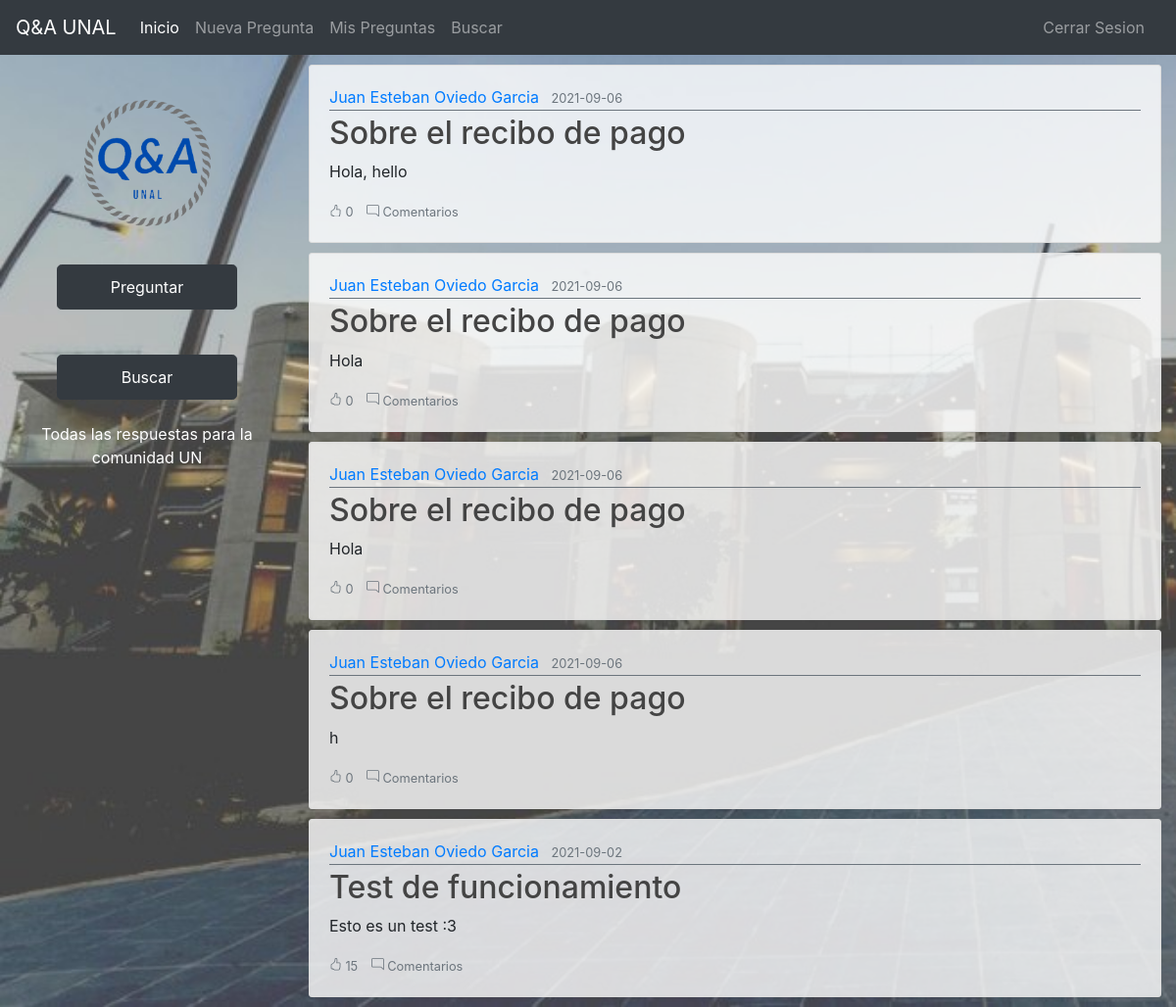
Page /usuario/preguntas (signed in) on the committed database.
### qaunal/models.py (models this page shows, shortened)
class Pregunta(db.Model):
    id = db.Column(db.Integer, primary_key=True)
    titulo = db.Column(db.String(200), nullable=False)
    date_created = db.Column(
        db.DateTime, nullable=False, default=datetime.utcnow)
    contenido = db.Column(db.Text, nullable=False)
    etiquetas = db.Column(db.String())
    resuelta = db.Column(db.Boolean(), nullable=False)
    likes = db.Column(db.Integer, nullable=False)
    user_id = db.Column(db.Integer, db.ForeignKey('user.id'), nullable=False)
    comentarios = db.relationship(
        'Comentario', backref='pregunta', lazy=True, cascade='all, delete')

class User(db.Model, UserMixin):
    id = db.Column(db.Integer, primary_key=True)
    nombre = db.Column(db.String(100), nullable=False)
    email = db.Column(db.String(100), unique=True, nullable=False)
    profilepic = db.Column(db.String(20), nullable=False,
                           default='default.jpg')
    password = db.Column(db.String(60), nullable=False)
    preguntas = db.relationship(
        'Pregunta', backref='autor', lazy=True, cascade='all, delete')
    comentarios = db.relationship('Comentario', backref='autor', lazy=True, cascade='all, delete')

### qaunal/routes.py (the view)
@app.route('/usuario/preguntas')
@login_required
def misPreguntas():
    page = request.args.get('page', default=1, type=int)
    user = User.query.filter_by(id=current_user.id).first_or_404()
    preguntas = Pregunta.query.filter_by(user_id=user.id)\
        .order_by(Pregunta.date_created.desc())\
        .paginate(page=page, per_page=5)
    print(preguntas)
    print(preguntas)
    return render_template('userQuestions.html', titulo='Inicio', preguntas=preguntas)

### qaunal/models.py (called while the page is built)
@login_manager.user_loader
def load_user(user_id):
    return User.query.get(int(user_id))

### qaunal/templates/userQuestions.html (shortened to what this page needs)
{% extends "base.html" %}
{% block content %}
{% for userQuestion in preguntas.items %}
<article class="media content-section">
    <div class="media-body">
        <div class="article-metadata border-secondary">
            <a class="mr-2" href="#">{{ userQuestion.autor.nombre }}</a>
            <small class="text-muted">{{ userQuestion.date_created.strftime('%Y-%m-%d') }}</small>
        </div>
        <h2>
            <a class="article-title" href="{{ url_for('pregunta', preg_id=userQuestion.id) }}">{{
                userQuestion.titulo }}</a>
        </h2>
        <p class="article-content">{{ userQuestion.contenido }}</p>
        <small class="text-muted">
            {{ userQuestion.likes }}
        </small>
        <small class="text-muted" id="com" href="{{ url_for('postComentario', preg_id=userQuestion.id) }}">
            Comentarios
        </small>
    </div>
</article>
{% endfor %}
{% endblock content %}

### qaunal/templates/base.html (shortened to what this page needs)
<!DOCTYPE html>
<html>
  <head>
    <link
      rel="stylesheet"
      href="https://maxcdn.bootstrapcdn.com/bootstrap/4.0.0/css/bootstrap.min.css"
    />
    <link
      rel="stylesheet"
      href="{{ url_for('static', filename='main.css') }}"
      type="text/css"
    />
  </head>
  <body>
    <header class="site-header">
      <nav class="navbar navbar-expand-lg navbar-dark bg-dark">
        <a class="navbar-brand" href="{{ url_for('dashboardPrincipal') }}"
          >Q&A UNAL</a
        >
        <div class="collapse navbar-collapse" id="navbarSupportedContent">
          <ul class="navbar-nav mr-auto">
            <li class="nav-item active">
              <a class="nav-link" href="{{ url_for('dashboardPrincipal') }}"
                >Inicio
              </a>
            </li>
            <li class="nav-item">
              <a class="nav-link" href="{{ url_for('nuevaPregunta') }}"
                >Nueva Pregunta</a
              >
            </li>
            <li class="nav-item">
              <a class="nav-link" href="{{ url_for('misPreguntas') }}"
                >Mis Preguntas</a
              >
            </li>
            <li class="nav-item">
              <a class="nav-link" href="{{ url_for('busqueda') }}">Buscar</a>
            </li>
          </ul>
          {% if current_user.is_authenticated %}
          <ul class="navbar-nav ml-auto mr-2">
            <li class="nav-item">
              <a class="nav-item nav-link" href="{{ url_for('cerrarSesion') }}"
                >Cerrar Sesion</a
              >
            </li>
          </ul>
          {% endif %}
        </div>
      </nav>
    </header>
    <main role="main" class="container-fluid">
      <div class="row">
        <div class="col-md-3">
          <div class="content-section" id="aside">
            <section class="main-logo">
              <img
                src="{{ url_for('static', filename='img/logo.png') }}"
                alt=""
              />
            </section>
            <section class="main-buttons">
              <a
                href="{{ url_for('nuevaPregunta') }}"
                class="btn btn-dark btn-lg active"
                role="button"
                aria-pressed="true"
                >Preguntar</a
              >
              <a
                href="{{ url_for('busqueda') }}"
                class="btn btn-dark btn-lg active"
                role="button"
                aria-pressed="true"
                >Buscar</a
              >
            </section>
            <section class="main-text">
              <p>Todas las respuestas para la comunidad UN</p>
            </section>
          </div>
        </div>
        <div class="col-md-9">
           {% block content %}{% endblock
          %}
        </div>
      </div>
    </main>
  </body>
</html>

### qaunal/static/main.css (style rules this page uses)
.content-section { background: rgba(255, 255, 255, 0.8); padding: 20px 20px; border: 1px solid #dddddd; border-radius: 3px; margin: 10px 0px; }
.article-title { color: #444444; }
.article-content { white-space: pre-line; }
.article-metadata { padding-bottom: 1px; margin-bottom: 4px; border-bottom: 1px solid #e3e3e3; }
.main-logo img { width: 70%; height: 70%; }
.main-logo { display: flex; justify-content: center; }
.main-text p { text-align: center; color: white; }
.main-buttons { display: flex; align-items: center; flex-direction: column; }
.main-buttons a { padding: 10px 0px; margin: 10px 00px; width: 80%; margin: 10% 0px; justify-content: center; font-size: 16px; background-color: #343a40 !important; border-color: #343a40 !important; }
#com { margin-left: 10px; }
main { height: 100%; }
#aside { background-color: transparent; border: none; }

### rows in the picture
Pregunta: autor.nombre "Juan Esteban Oviedo Garcia", date_created "2021-09-06", titulo "Sobre el recibo de pago", contenido "Hola, hello", likes "0"
Pregunta: autor.nombre "Juan Esteban Oviedo Garcia", date_created "2021-09-06", titulo "Sobre el recibo de pago", contenido "Hola", likes "0"
Pregunta: autor.nombre "Juan Esteban Oviedo Garcia", date_created "2021-09-06", titulo "Sobre el recibo de pago", contenido "Hola", likes "0"
Pregunta: autor.nombre "Juan Esteban Oviedo Garcia", date_created "2021-09-06", titulo "Sobre el recibo de pago", contenido "h", likes "0"
Pregunta: autor.nombre "Juan Esteban Oviedo Garcia", date_created "2021-09-02", titulo "Test de funcionamiento", contenido "Esto es un test :3", likes "15"
